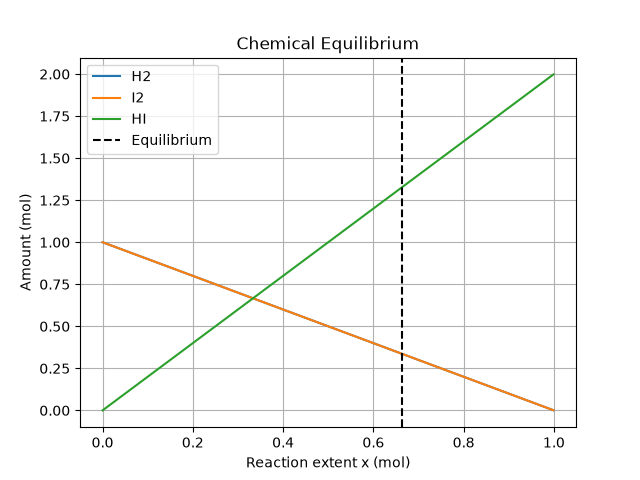

Source code (Python):
"""
PW2 Lab B Part 4 -- chemical equilibrium via the equilibrium constant K.

Reaction  H2 + I2 <=> 2 HI, starting from 1 mol H2 and 1 mol I2.
As the reaction proceeds by an extent x:  H2 = 1-x,  I2 = 1-x,  HI = 2x.
At equilibrium the composition satisfies the equilibrium constant
        K = [HI]^2 / ([H2][I2]) = (2x)^2 / ((1-x)(1-x)).
Given K, find the extent x. Solve it TWO ways and compare.
Run:  python equilibrium.py
"""
import numpy as np
import matplotlib.pyplot as plt
from scipy.optimize import newton, minimize

K = 15.6
a = b = 1.0

# TODO 1: write k_imbalance(x) = (2x)^2/((a-x)(b-x)) - K.
#         It equals zero exactly at equilibrium.

def k_imbalance(x):
    return (2*x)**2 / ((a-x)*(b-x)) - K
print("Imbalance at x = 0.5:", k_imbalance(0.5))

# TODO 2 (method 1): use scipy.optimize.newton to find the root of k_imbalance
#         (start x0=0.5). This is root-finding.

x_newton = newton(k_imbalance, 0.5)
print("Newton equilibrium x:", x_newton)

# TODO 3 (method 2): use scipy.optimize.minimize to minimise k_imbalance(x)**2
#         (method "SLSQP", bounds [(0, 0.999)], x0=[0.5]). Print both answers
#         and confirm they agree.

# Method 2: SLSQP

result = minimize(
    lambda x: k_imbalance(x[0])**2,
    x0=[0.5],
    method="SLSQP",
    bounds=[(0, 0.999)]
)
x_slsqp = result.x[0]
print("SLSQP equilibrium x:", x_slsqp)
print("Methods agree:", abs(x_newton - x_slsqp) < 1e-5)

# TODO 4: report the equilibrium amounts (H2, I2, HI), and plot how the three
#         amounts change with the extent x, marking the equilibrium. Save
#         equilibrium.png.

# Equilibrium amounts

H2_eq = a - x_newton
I2_eq = b - x_newton
HI_eq = 2 * x_newton
print("Equilibrium H2:", H2_eq, "mol")
print("Equilibrium I2:", I2_eq, "mol")
print("Equilibrium HI:", HI_eq, "mol")

# Plot amounts versus reaction extent

x_values = np.linspace(0, 0.999, 200)
H2_values = a - x_values
I2_values = b - x_values
HI_values = 2 * x_values
plt.plot(x_values, H2_values, label="H2")
plt.plot(x_values, I2_values, label="I2")
plt.plot(x_values, HI_values, label="HI")
plt.axvline(x_newton, color="black", linestyle="--",
            label="Equilibrium")
plt.xlabel("Reaction extent x (mol)")
plt.ylabel("Amount (mol)")
plt.title("Chemical Equilibrium")
plt.legend()
plt.grid(True)
plt.savefig("equilibrium.png")
plt.show()
